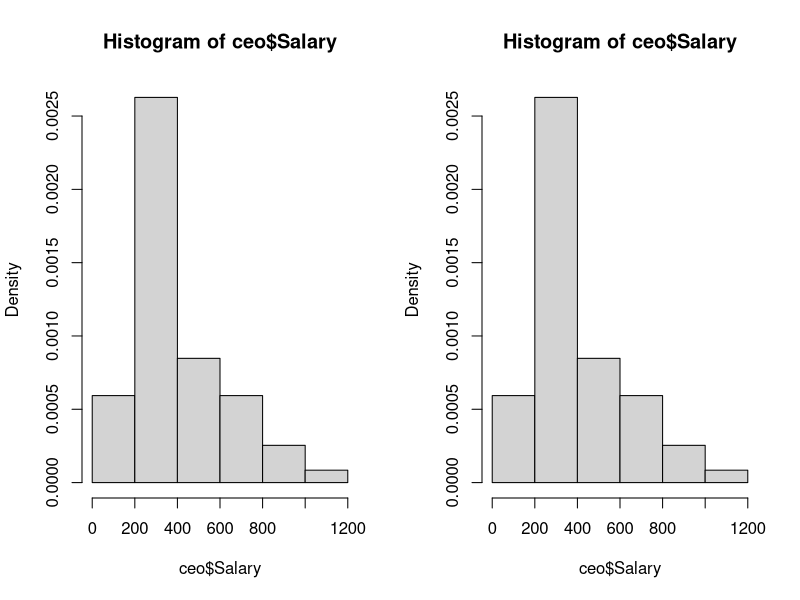
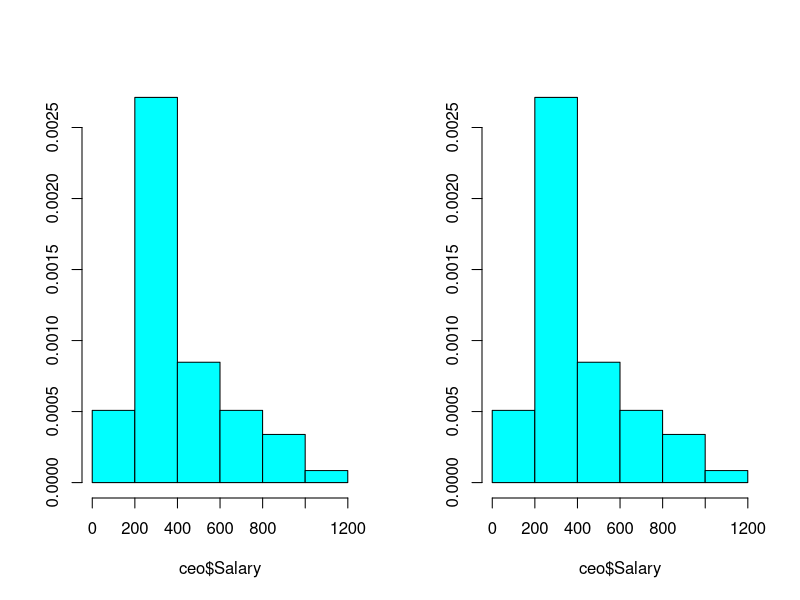
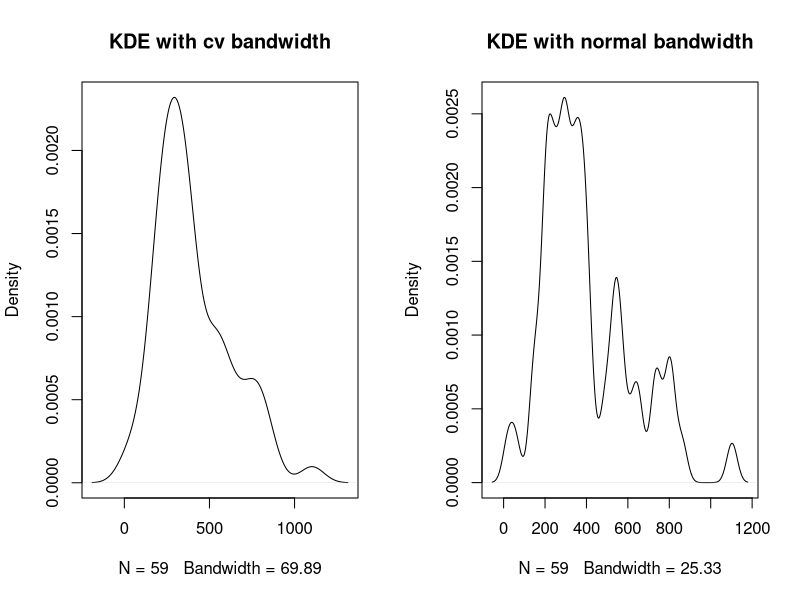
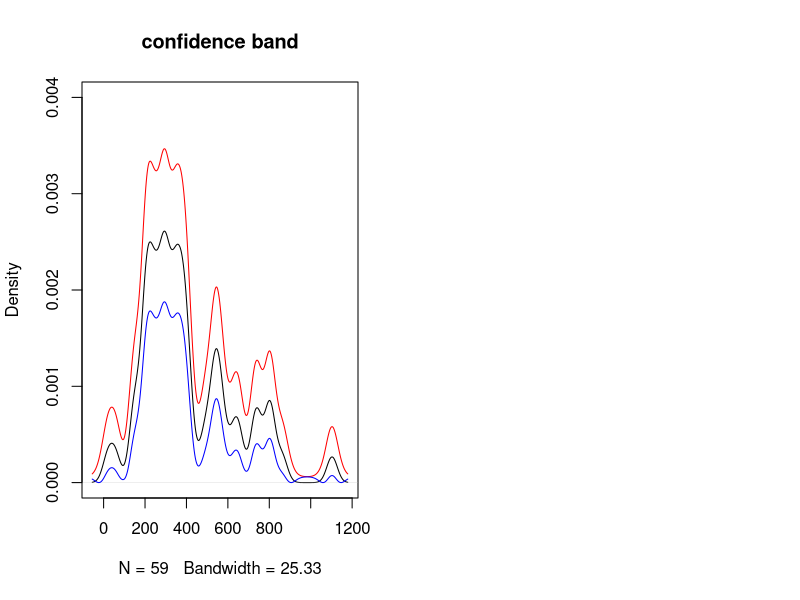
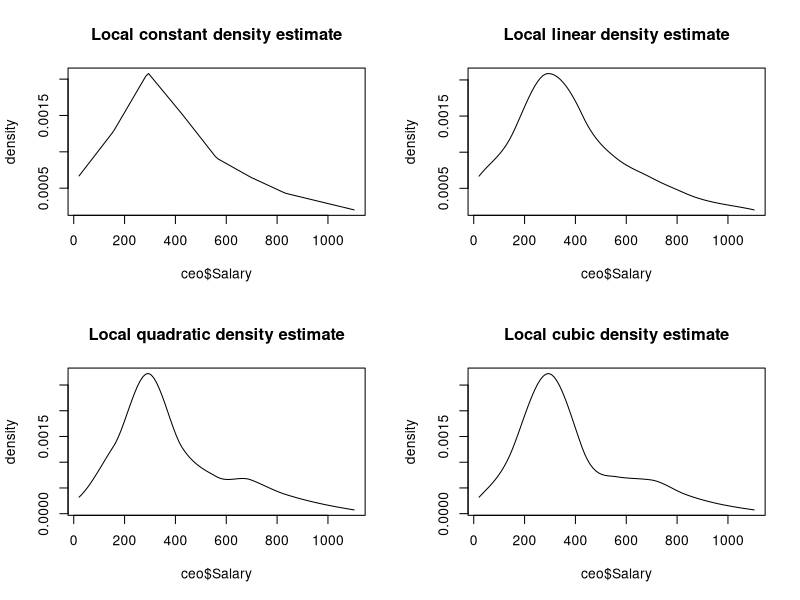

Write R code to recreate these figures, in order.
## ---- chunk 1
knitr::opts_chunk$set(echo = TRUE)
## ---- chunk 2
ceo <- read.csv("ceo.csv", header=T)[,-c(1)]
ceo <- na.omit(ceo)

cv.hist.fun <- function(x){
     ### histogram cross validation function
     n <- length(x)
     a <- min(x)
     b <- max(x)
     k <- 100
     nbins <- seq(1,n,length=k)  ###number of bins
     nbins <- round(nbins)
     h <- (b-a)/nbins            ###width of bins
     risk <- rep(0,k)
     for(i in 1:k){
          ###get counts N_j
          br <- seq(a,b,length=nbins[i]+1)
          N <- hist(x,breaks=br,plot=F)$counts
          risk[i] <- sum(N^2)/(n^2*h[i])  - (2/(h[i]*n*(n-1)))*sum(N*(N-1))
          }
     hbest <- h[risk==min(risk)]
     hbest <- hbest[1]  ###in case of tie take first (smallest) one
     mbest <- (b-a)/hbest   ###optimal number of bins
     list(risk=risk,nbins=nbins,h=h,mbest=mbest)
}

n<-length(ceo$Salary)
opt.h.hist<-cv.hist.fun(ceo$Salary)$mbest

## histograms
par(mfrow=c(1,2))
hist(ceo$Salary,probability=TRUE)
hist(ceo$Salary,probability=TRUE,breaks=opt.h.hist)
library(MASS)
truehist(ceo$Salary)
truehist(ceo$Salary,nbins=opt.h.hist)


par(mfrow=c(1,2))

### bandwidth selection by cv
h.cv<-ucv(ceo$Salary) 
f.cv<-density(ceo$Salary,width=h.cv)
plot(f.cv ,main="KDE with cv bandwidth")

# normal reference
sigma.hat<-min(sd(ceo$Salary),IQR(ceo$Salary)/1.34)
h.normal<-1.06*sigma.hat/n^(0.2)
f.normal<-density(ceo$Salary,width=h.normal)
plot(f.normal,main="KDE with normal bandwidth")

#95% confidence band
c <- (qnorm(0.05)/(2*1200/25.33))/2*sqrt(1200/25.33/n)
ln <- ifelse(sqrt(f.normal$y)-c>0,(sqrt(f.normal$y)-c)^2,0)
un <- (sqrt(f.normal$y)+c)^2
plot(f.normal,main="confidence band", ylim=c(0,0.004))
lines(f.normal$x, ln, col="red")
lines(f.normal$x, un, col="blue")
## ---- chunk 3
# kernel shapes
library(locfit)
par(mfrow=c(2,2))
f.loc0<-locfit(~ceo$Salary,deg=0,link="ident")
plot(f.loc0,main="Local constant density estimate")
f.loc1<-locfit(~ceo$Salary,deg=1,link="ident")
plot(f.loc1,main="Local linear density estimate")
f.loc2<-locfit(~ceo$Salary,deg=2,link="ident")
plot(f.loc2,main="Local quadratic density estimate")
f.loc3<-locfit(~ceo$Salary,deg=3,link="ident")
plot(f.loc3,main="Local cubic density estimate")
